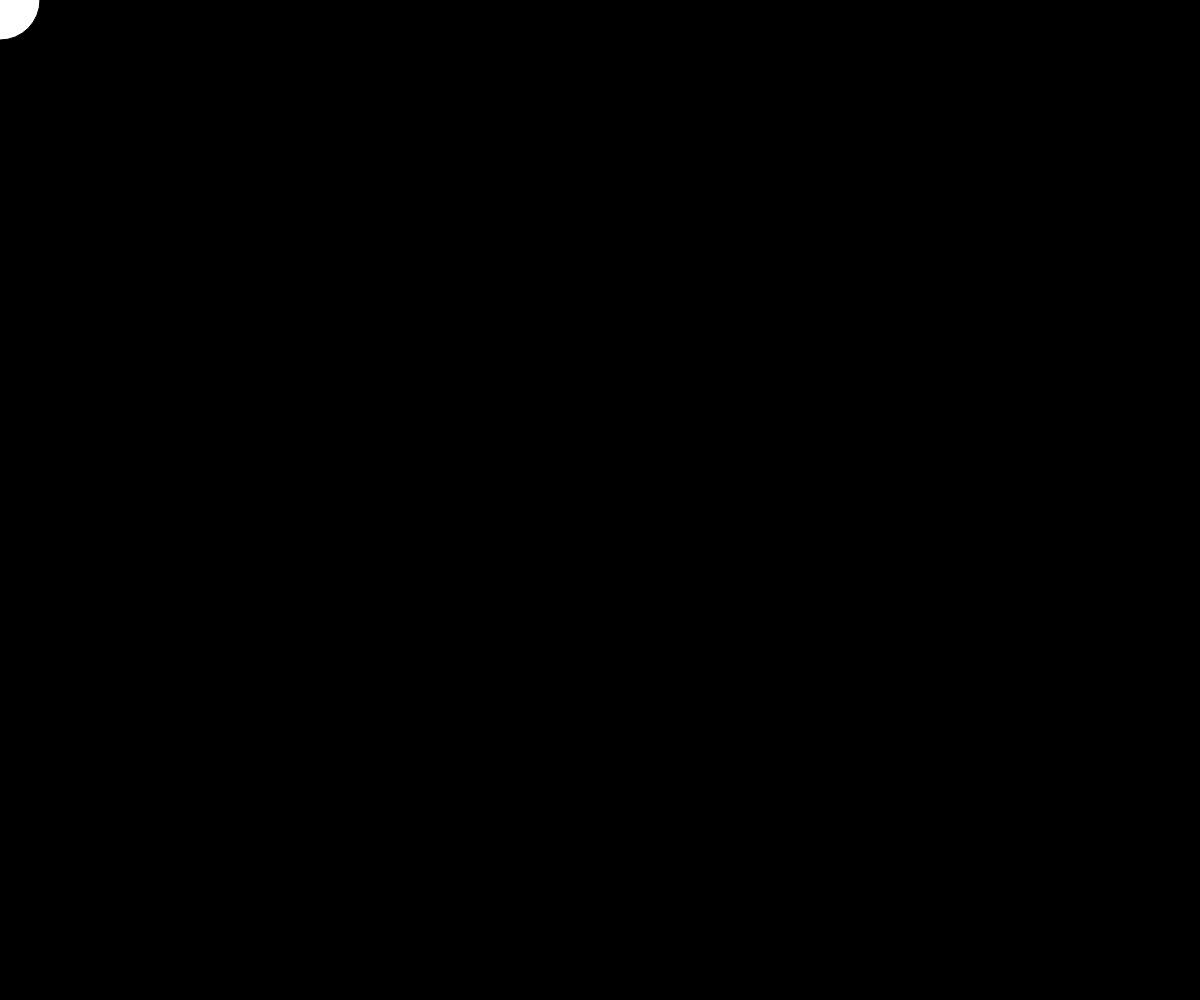
Frame 1 (no input)
Frame 60 (no input): identical to frame 1, image omitted
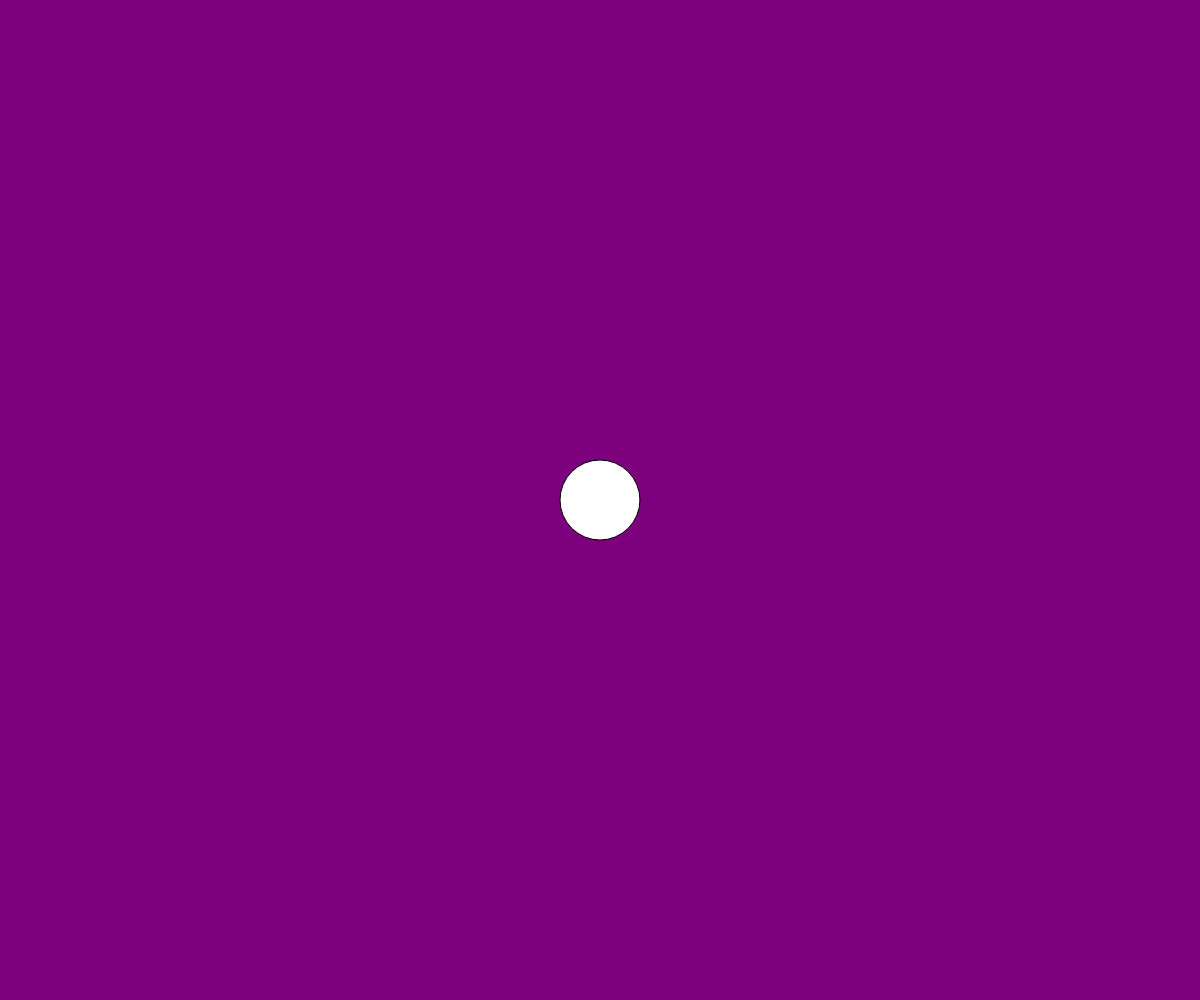
Frame 120 (the mouse pressed at the canvas centre since frame 60)

The p5.js sketch that drew these frames (run headless with seeded random() and noise() and a simulated clock; from frame 60 on, the mouse is pressed at the canvas centre):

// p5.js sketch
// ── sketch.js
var r = 0;
var b = 0;
var h = 80;
var w = 80;
function setup() {
  createCanvas(windowWidth, windowHeight);
};

function draw() {
  //vary the colour of the background by mouse location
  r = map(mouseX,0,windowWidth,0,250)
  g = 250 - map(mouseY,0,windowHeight,0,250);
  b = map(mouseY,0,windowHeight,0,250)
  background(r,0,b);

  ellipseMode(CENTER);
  if(mouseX > 1000){
  fill(5,5,5,100); // Set fill to gray2
  }
  ellipse(mouseX, mouseY, h, w);


}

function mousePressed() {
  background(random(0,100),random(0,100),random(0,100));

}
